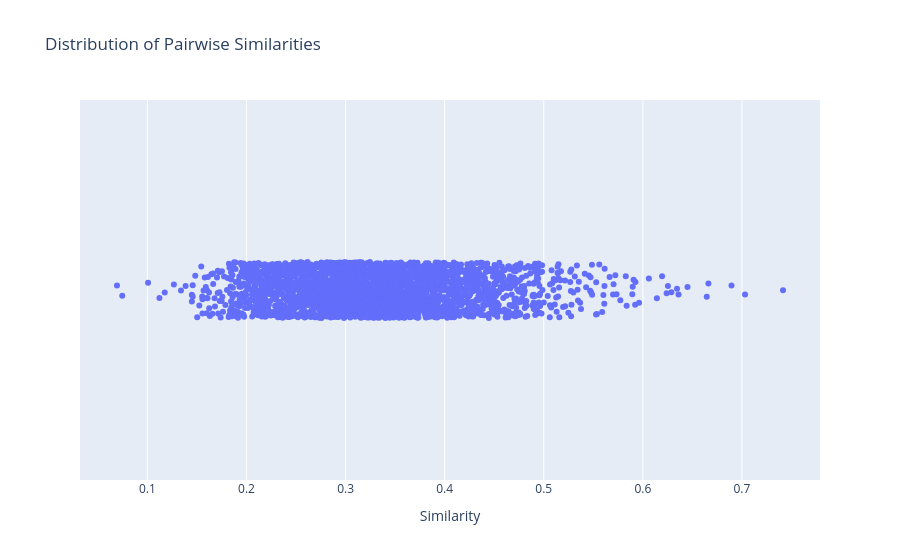

Notebook source saved alongside this figure:
### Code cell
import plotly.express as px
mask = np.triu(np.ones(similarity.shape), k=1).astype(bool)
upper_tri = similarity.where(mask)

# 2. Flatten into a 1D DataFrame and drop the empty (NaN) values
pairs = upper_tri.unstack().reset_index()
pairs.columns = ['Word 1', 'Word 2', 'Similarity']
pairs = pairs.dropna()

# 3. Create an interactive strip plot (jitter plot)
fig = px.strip(
    pairs, 
    x="Similarity", 
    hover_data=["Word 1", "Word 2"],
    title="Distribution of Pairwise Similarities",
    stripmode="overlay"
)

# 4. Display the interactive plot
fig.show()

### Figure 1 — Plotly figure (JSON) as saved in the notebook; plotly's stock layout.template omitted (floating-point values rounded to 4 significant figures; data arrays with more than 128 entries replaced by an {"elided": "..."} marker saying what was removed)
{"data": [{"alignmentgroup": "True", "boxpoints": "all", "customdata": {"elided": "2775x2 str values"}, "fillcolor": "rgba(255,255,255,0)", "hoveron": "points", "hovertemplate": "Similarity=%{x}<br>Word 1=%{customdata[0]}<br>Word 2=%{customdata[1]}<extra></extra>", "legendgroup": "", "line": {"color": "rgba(255,255,255,0)"}, "marker": {"color": "#636efa"}, "name": "", "offsetgroup": "", "orientation": "h", "pointpos": 0, "showlegend": false, "type": "box", "x": {"elided": "2775 float values"}, "x0": " ", "xaxis": "x", "y0": " ", "yaxis": "y"}], "layout": {"boxmode": "overlay", "legend": {"tracegroupgap": 0}, "title": {"text": "Distribution of Pairwise Similarities"}, "xaxis": {"anchor": "y", "domain": [0, 1], "title": {"text": "Similarity"}}, "yaxis": {"anchor": "x", "domain": [0, 1]}}}
